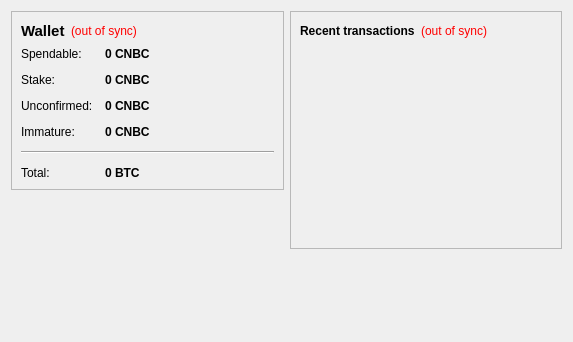
<?xml version="1.0" encoding="UTF-8"?>
<ui version="4.0">
 <class>OverviewPage</class>
 <widget class="QWidget" name="OverviewPage">
  <property name="geometry">
   <rect>
    <x>0</x>
    <y>0</y>
    <width>573</width>
    <height>342</height>
   </rect>
  </property>
  <property name="windowTitle">
   <string>Form</string>
  </property>
  <layout class="QHBoxLayout" name="horizontalLayout" stretch="1,1">
   <item>
    <layout class="QVBoxLayout" name="verticalLayout_2">
     <item>
      <widget class="QFrame" name="frame">
       <property name="frameShape">
        <enum>QFrame::StyledPanel</enum>
       </property>
       <property name="frameShadow">
        <enum>QFrame::Raised</enum>
       </property>
       <layout class="QVBoxLayout" name="verticalLayout_4">
        <item>
         <layout class="QHBoxLayout" name="horizontalLayout_4">
          <item>
           <widget class="QLabel" name="label_5">
            <property name="font">
             <font>
              <pointsize>11</pointsize>
              <weight>75</weight>
              <bold>true</bold>
             </font>
            </property>
            <property name="text">
             <string>Wallet</string>
            </property>
           </widget>
          </item>
          <item>
           <widget class="QLabel" name="labelWalletStatus">
            <property name="toolTip">
             <string>The displayed information may be out of date. Your wallet automatically synchronizes with the Cashandbackcoin network after a connection is established, but this process has not completed yet.</string>
            </property>
            <property name="styleSheet">
             <string notr="true">QLabel { color: red; }</string>
            </property>
            <property name="text">
             <string notr="true">(out of sync)</string>
            </property>
            <property name="alignment">
             <set>Qt::AlignLeading|Qt::AlignLeft|Qt::AlignVCenter</set>
            </property>
           </widget>
          </item>
          <item>
           <spacer name="horizontalSpacer_2">
            <property name="orientation">
             <enum>Qt::Horizontal</enum>
            </property>
            <property name="sizeHint" stdset="0">
             <size>
              <width>40</width>
              <height>20</height>
             </size>
            </property>
           </spacer>
          </item>
         </layout>
        </item>
        <item>
         <layout class="QFormLayout" name="formLayout_2">
          <property name="fieldGrowthPolicy">
           <enum>QFormLayout::AllNonFixedFieldsGrow</enum>
          </property>
          <property name="horizontalSpacing">
           <number>12</number>
          </property>
          <property name="verticalSpacing">
           <number>12</number>
          </property>
          <item row="0" column="0">
           <widget class="QLabel" name="label">
            <property name="text">
             <string>Spendable:</string>
            </property>
           </widget>
          </item>
          <item row="0" column="1">
           <widget class="QLabel" name="labelBalance">
            <property name="font">
             <font>
              <weight>75</weight>
              <bold>true</bold>
             </font>
            </property>
            <property name="cursor">
             <cursorShape>IBeamCursor</cursorShape>
            </property>
            <property name="toolTip">
             <string>Your current spendable balance</string>
            </property>
            <property name="text">
             <string notr="true">0 CNBC</string>
            </property>
            <property name="textInteractionFlags">
             <set>Qt::LinksAccessibleByMouse|Qt::TextSelectableByKeyboard|Qt::TextSelectableByMouse</set>
            </property>
           </widget>
          </item>
          <item row="1" column="0">
           <widget class="QLabel" name="label_6">
            <property name="text">
             <string>Stake:</string>
            </property>
           </widget>
          </item>
          <item row="1" column="1">
           <widget class="QLabel" name="labelStake">
            <property name="font">
             <font>
              <weight>75</weight>
              <bold>true</bold>
             </font>
            </property>
            <property name="cursor">
             <cursorShape>IBeamCursor</cursorShape>
            </property>
            <property name="toolTip">
             <string>Total of coins that was staked, and do not yet count toward the current balance</string>
            </property>
            <property name="text">
             <string notr="true">0 CNBC</string>
            </property>
            <property name="textInteractionFlags">
             <set>Qt::LinksAccessibleByMouse|Qt::TextSelectableByKeyboard|Qt::TextSelectableByMouse</set>
            </property>
           </widget>
          </item>
          <item row="2" column="0">
           <widget class="QLabel" name="label_3">
            <property name="text">
             <string>Unconfirmed:</string>
            </property>
           </widget>
          </item>
          <item row="2" column="1">
           <widget class="QLabel" name="labelUnconfirmed">
            <property name="font">
             <font>
              <weight>75</weight>
              <bold>true</bold>
             </font>
            </property>
            <property name="cursor">
             <cursorShape>IBeamCursor</cursorShape>
            </property>
            <property name="toolTip">
             <string>Total of transactions that have yet to be confirmed, and do not yet count toward the current balance</string>
            </property>
            <property name="text">
             <string notr="true">0 CNBC</string>
            </property>
            <property name="textInteractionFlags">
             <set>Qt::LinksAccessibleByMouse|Qt::TextSelectableByKeyboard|Qt::TextSelectableByMouse</set>
            </property>
           </widget>
          </item>
          <item row="3" column="0">
           <widget class="QLabel" name="labelImmatureText">
            <property name="text">
             <string>Immature:</string>
            </property>
           </widget>
          </item>
          <item row="3" column="1">
           <widget class="QLabel" name="labelImmature">
            <property name="font">
             <font>
              <weight>75</weight>
              <bold>true</bold>
             </font>
            </property>
            <property name="toolTip">
             <string>Mined balance that has not yet matured</string>
            </property>
            <property name="text">
             <string notr="true">0 CNBC</string>
            </property>
            <property name="textInteractionFlags">
             <set>Qt::LinksAccessibleByMouse|Qt::TextSelectableByKeyboard|Qt::TextSelectableByMouse</set>
            </property>
           </widget>
          </item>
          <item row="4" column="0" colspan="2">
           <widget class="Line" name="line">
            <property name="orientation">
             <enum>Qt::Horizontal</enum>
            </property>
           </widget>
          </item>
          <item row="5" column="0">
           <widget class="QLabel" name="labelTotalText">
            <property name="text">
             <string>Total:</string>
            </property>
           </widget>
          </item>
          <item row="5" column="1">
           <widget class="QLabel" name="labelTotal">
            <property name="font">
             <font>
              <weight>75</weight>
              <bold>true</bold>
             </font>
            </property>
            <property name="cursor">
             <cursorShape>IBeamCursor</cursorShape>
            </property>
            <property name="toolTip">
             <string>Your current total balance</string>
            </property>
            <property name="text">
             <string notr="true">0 BTC</string>
            </property>
            <property name="textInteractionFlags">
             <set>Qt::LinksAccessibleByMouse|Qt::TextSelectableByKeyboard|Qt::TextSelectableByMouse</set>
            </property>
           </widget>
          </item>
         </layout>
        </item>
       </layout>
      </widget>
     </item>
     <item>
      <spacer name="verticalSpacer">
       <property name="orientation">
        <enum>Qt::Vertical</enum>
       </property>
       <property name="sizeHint" stdset="0">
        <size>
         <width>20</width>
         <height>40</height>
        </size>
       </property>
      </spacer>
     </item>
    </layout>
   </item>
   <item>
    <layout class="QVBoxLayout" name="verticalLayout_3">
     <item>
      <widget class="QFrame" name="frame_2">
       <property name="frameShape">
        <enum>QFrame::StyledPanel</enum>
       </property>
       <property name="frameShadow">
        <enum>QFrame::Raised</enum>
       </property>
       <layout class="QVBoxLayout" name="verticalLayout">
        <item>
         <layout class="QHBoxLayout" name="horizontalLayout_2">
          <item>
           <widget class="QLabel" name="label_4">
            <property name="text">
             <string>&lt;b&gt;Recent transactions&lt;/b&gt;</string>
            </property>
           </widget>
          </item>
          <item>
           <widget class="QLabel" name="labelTransactionsStatus">
            <property name="toolTip">
             <string>The displayed information may be out of date. Your wallet automatically synchronizes with the Cashandbackcoin network after a connection is established, but this process has not completed yet.</string>
            </property>
            <property name="styleSheet">
             <string notr="true">QLabel { color: red; }</string>
            </property>
            <property name="text">
             <string notr="true">(out of sync)</string>
            </property>
            <property name="alignment">
             <set>Qt::AlignRight|Qt::AlignTrailing|Qt::AlignVCenter</set>
            </property>
           </widget>
          </item>
          <item>
           <spacer name="horizontalSpacer">
            <property name="orientation">
             <enum>Qt::Horizontal</enum>
            </property>
            <property name="sizeHint" stdset="0">
             <size>
              <width>40</width>
              <height>20</height>
             </size>
            </property>
           </spacer>
          </item>
         </layout>
        </item>
        <item>
         <widget class="QListView" name="listTransactions">
          <property name="styleSheet">
           <string notr="true">QListView { background: transparent; }</string>
          </property>
          <property name="frameShape">
           <enum>QFrame::NoFrame</enum>
          </property>
          <property name="verticalScrollBarPolicy">
           <enum>Qt::ScrollBarAlwaysOff</enum>
          </property>
          <property name="horizontalScrollBarPolicy">
           <enum>Qt::ScrollBarAlwaysOff</enum>
          </property>
          <property name="selectionMode">
           <enum>QAbstractItemView::NoSelection</enum>
          </property>
         </widget>
        </item>
       </layout>
      </widget>
     </item>
     <item>
      <spacer name="verticalSpacer_2">
       <property name="orientation">
        <enum>Qt::Vertical</enum>
       </property>
       <property name="sizeHint" stdset="0">
        <size>
         <width>20</width>
         <height>40</height>
        </size>
       </property>
      </spacer>
     </item>
    </layout>
   </item>
  </layout>
 </widget>
 <resources/>
 <connections/>
</ui>
